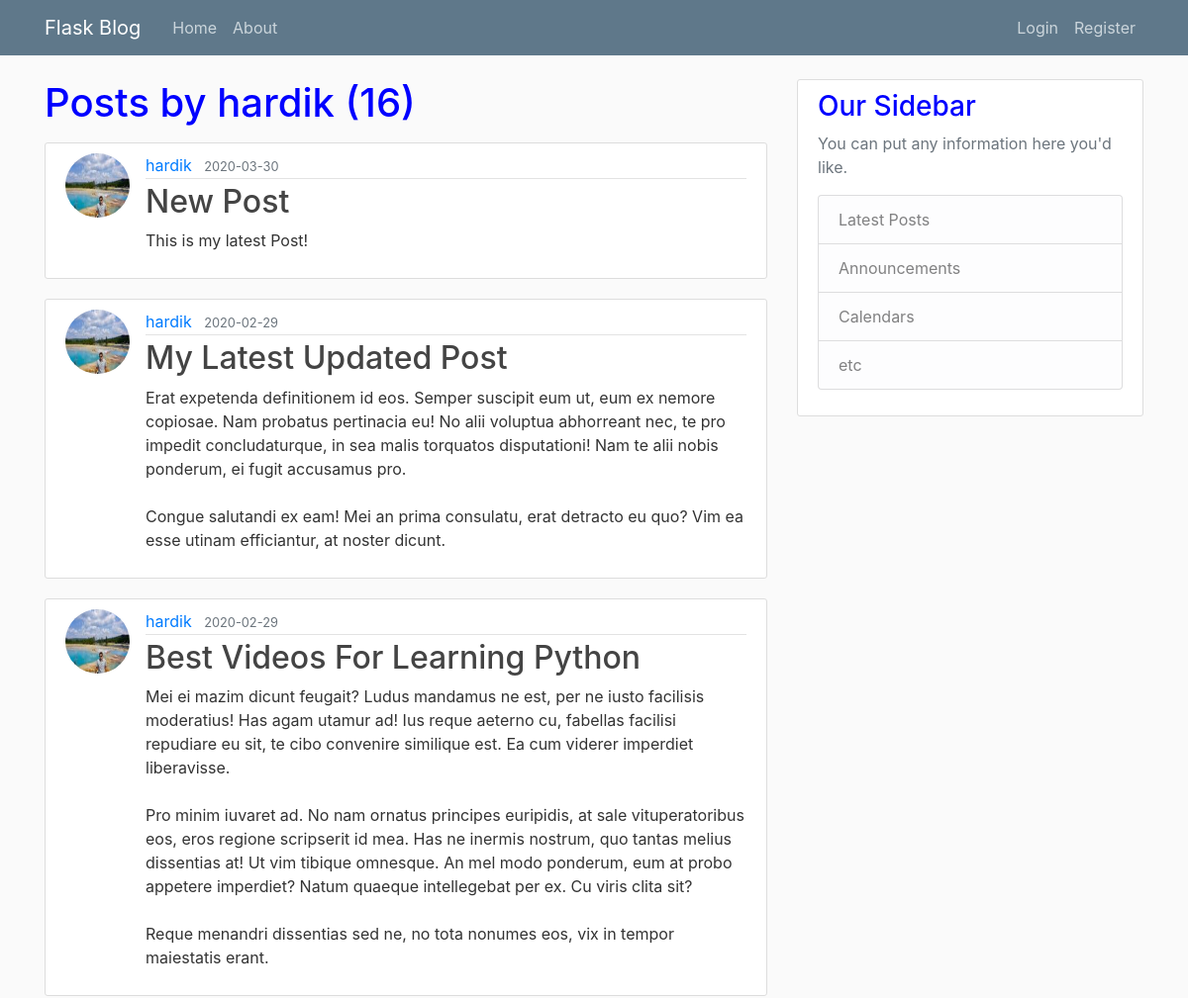
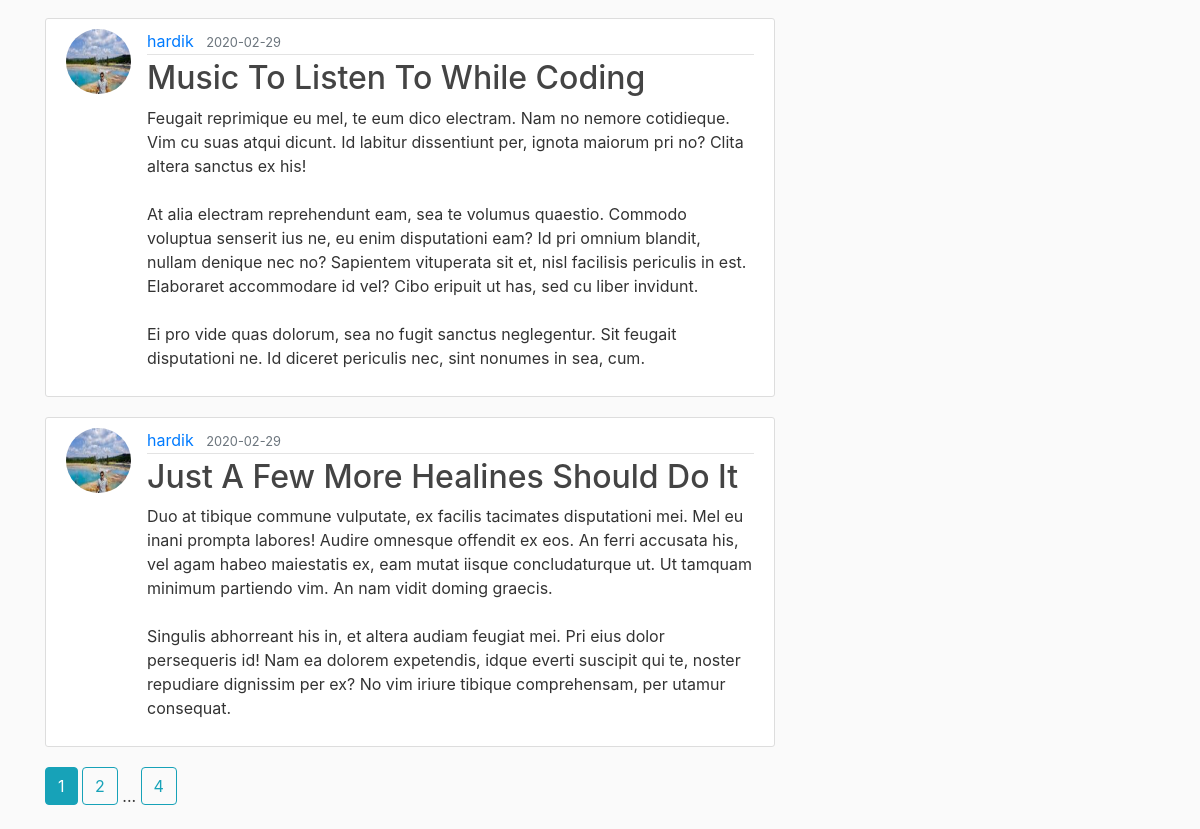
The page /user/hardik on the database its author committed (2 pictures, top to bottom).
### flaskblog/models.py (models this page shows, shortened)
class User(db.Model, UserMixin):
    id = db.Column(db.Integer, primary_key=True)
    username = db.Column(db.String(20), unique=True, nullable=False)
    email = db.Column(db.String(120), unique=True, nullable=False)
    image_file = db.Column(db.String(20), nullable=False, default='default.jpg')
    password = db.Column(db.String(60), nullable=False)
    posts = db.relationship('Post', backref='author', lazy=True)

class Post(db.Model):
    id = db.Column(db.Integer, primary_key=True)
    title = db.Column(db.String(100), nullable=False)
    date_posted = db.Column(db.DateTime, nullable=False, default=datetime.utcnow)
    content = db.Column(db.Text, nullable=False)
    user_id = db.Column(db.Integer, db.ForeignKey('user.id'), nullable=False)

### flaskblog/users/routes.py (the view)
@users.route("/user/<string:username>")
def user_posts(username):
    page = request.args.get('page', 1, type=int)
    user = User.query.filter_by(username=username).first_or_404()
    posts = Post.query.filter_by(author=user).order_by(Post.date_posted.desc()).paginate(page=page, per_page=5)
    return render_template('user_posts.html', posts=posts, user=user)

### flaskblog/templates/user_posts.html
{% extends "layout.html" %}
{% block content %}
    <h1 class="mb-3">Posts by {{ user.username }} ({{ posts.total }})</h1>
    {% for post in posts.items %}
        <article class="media content-section">
          <img class="rounded-circle article-img" src="{{ url_for('static', filename='profile_pics/' + post.author.image_file) }}">
          <div class="media-body">
            <div class="article-metadata">
              <a class="mr-2" href="{{ url_for('users.user_posts', username=post.author.username) }}">{{ post.author.username }}</a>
              <small class="text-muted">{{ post.date_posted.strftime('%Y-%m-%d') }}</small>
            </div>
            <h2><a class="article-title" href="{{ url_for('posts.post', post_id=post.id) }}">{{ post.title }}</a></h2>
            <p class="article-content">{{ post.content }}</p>
          </div>
        </article>
    {% endfor %}
    {% for page_num in posts.iter_pages(left_edge=1, right_edge=1, left_current=1, right_current=2) %}
      {% if page_num %}
        {% if posts.page == page_num %}
          <a class="btn btn-info mb-4" href="{{ url_for('users.user_posts', username=user.username, page=page_num) }}">{{ page_num }}</a>
        {% else %}
          <a class="btn btn-outline-info mb-4" href="{{ url_for('users.user_posts', username=user.username, page=page_num) }}">{{ page_num }}</a>
        {% endif %}
      {% else %}
        ...
      {% endif %}
    {% endfor %}
{% endblock content %}

### flaskblog/static/main.css (style rules this page uses)
body { background: #fafafa; color: #333333; margin-top: 5rem; }
h1, h2, h3, h4, h5, h6 { color: #0000ff; }
.content-section { background: #ffffff; padding: 10px 20px; border: 1px solid #dddddd; border-radius: 3px; margin-bottom: 20px; }
.article-title { color: #444444; }
.article-content { white-space: pre-line; }
.article-img { height: 65px; width: 65px; margin-right: 16px; }
.article-metadata { padding-bottom: 1px; margin-bottom: 4px; border-bottom: 1px solid #e3e3e3 }

### rows shown on the page
User: username "hardik"
Post: image_file (picture), author.username "hardik", date_posted "2020-03-30", title "New Post", content "This is my latest Post!"
Post: image_file (picture), author.username "hardik", date_posted "2020-02-29", title "My Latest Updated Post", content "Erat expetenda definitionem id eos. Semper suscipit eum ut, eum ex nemore copiosae. Nam probatus pertinacia eu! No alii voluptua abhorreant nec, te pro impedit concludaturque, in sea malis torquatos disputationi! Nam te alii nobis ponderum, ei fugit accusamus pro. Congue salutandi ex eam! Mei an prima consulatu, erat detracto eu quo? Vim ea esse utinam efficiantur, at noster dicunt."
Post: image_file (picture), author.username "hardik", date_posted "2020-02-29", title "Best Videos For Learning Python", content "Mei ei mazim dicunt feugait? Ludus mandamus ne est, per ne iusto facilisis moderatius! Has agam utamur ad! Ius reque aeterno cu, fabellas facilisi repudiare eu sit, te cibo convenire similique est. Ea cum viderer imperdiet liberavisse. Pro minim iuvaret ad. No nam ornatus principes euripidis, at sale vituperatoribus eos, eros regione scripserit id mea. Has ne inermis nostrum, quo tantas melius dissentias at! Ut vim tibique omnesque. An mel modo ponderum, eum at probo appetere imperdiet? Natum quaeque intellegebat per ex. Cu viris clita sit? Reque menandri dissentias sed ne, no tota nonumes eos, vix in tempor maiestatis erant."
Post: image_file (picture), author.username "hardik", date_posted "2020-02-29", title "Music To Listen To While Coding", content "Feugait reprimique eu mel, te eum dico electram. Nam no nemore cotidieque. Vim cu suas atqui dicunt. Id labitur dissentiunt per, ignota maiorum pri no? Clita altera sanctus ex his! At alia electram reprehendunt eam, sea te volumus quaestio. Commodo voluptua senserit ius ne, eu enim disputationi eam? Id pri omnium blandit, nullam denique nec no? Sapientem vituperata sit et, nisl facilisis periculis in est. Elaboraret accommodare id vel? Cibo eripuit ut has, sed cu liber invidunt. Ei pro vide quas dolorum, sea no fugit sanctus neglegentur. Sit feugait disputationi ne. Id diceret periculis nec, sint nonumes in sea, cum."
Post: image_file (picture), author.username "hardik", date_posted "2020-02-29", title "Just A Few More Healines Should Do It", content "Duo at tibique commune vulputate, ex facilis tacimates disputationi mei. Mel eu inani prompta labores! Audire omnesque offendit ex eos. An ferri accusata his, vel agam habeo maiestatis ex, eam mutat iisque concludaturque ut. Ut tamquam minimum partiendo vim. An nam vidit doming graecis. Singulis abhorreant his in, et altera audiam feugiat mei. Pri eius dolor persequeris id! Nam ea dolorem expetendis, idque everti suscipit qui te, noster repudiare dignissim per ex? No vim iriure tibique comprehensam, per utamur consequat."

### other values the page prints
{{ posts.total }} "16"
{{ page_num }} "1"
{{ page_num }} "2" "4"
